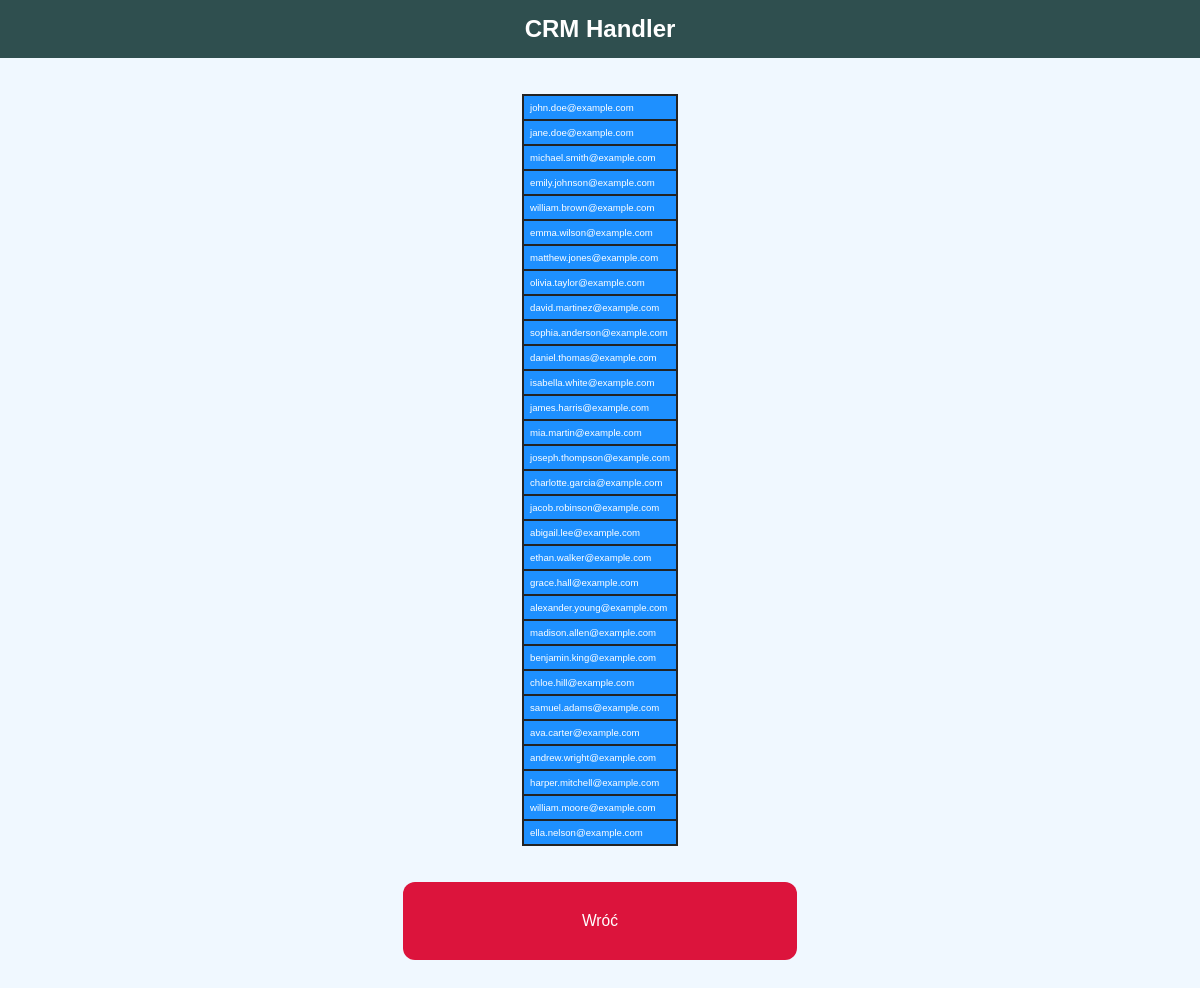
Screenshot of /crm/crm-handler.php?option=5 with the database file from the repository.
### tables this page shows
CREATE TABLE `crm` (
  `id` int(11) NOT NULL,
  `name` varchar(45) NOT NULL,
  `email` varchar(45) NOT NULL,
  `subscription` enum('subscribed','unsubscribed') NOT NULL
);

### crm/crm-handler.php (the view, shortened to what this page needs)
<!DOCTYPE html>
<html lang="pl">
<head>
    <link rel="stylesheet" href="../style.css">
</head>
<body>
    <h2>CRM Handler</h2>
    <div>
    <?php
    $servername = "localhost";
    $username = "root";
    $password = "";
    $dbname = "bezpieczny_system_erp";
    $conn = new mysqli($servername, $username, $password, $dbname);
    $option = $_POST["option"] ?? $_GET["option"];
    switch ($option) {
        case 2:
        case 5:
            $sql = $option == 2 ? "SELECT * FROM crm" : "SELECT email FROM crm";
            $result = $conn->query($sql);
            echo "<table>";
            while ($row = $result->fetch_assoc()) {
                if ($option == 2) {
                    echo "<tr><td>{$row['id']}</td><td>{$row['name']}</td><td>{$row['email']}</td><td>{$row['subscription']}</td></tr>";
                } else {
                    echo "<tr><td>{$row['email']}</td></tr>";
                }
            }
            echo "</table>";
            break;
    }
    if (in_array($option, [1, 3, 4])) echo '<a href="./crm-' . $option . '.php">Wróć</a>';
    else echo '<a href="./crm.php">Wróć</a>';
    ?>
    </div>
</body>
</html>

### style.css (style rules this page uses)
* { font-family: Verdana, Geneva, Tahoma, sans-serif; box-sizing: border-box; margin: 0; color: white; }
body { display: flex; flex-direction: column; align-items: center; height: 100vh; background-color: aliceblue; }
h2 { display: flex; align-items: center; justify-content: center; padding: 1.25%; width: 100%; height: 10vh; font-size: 2vw; background-color: darkslategrey; }
div { display: flex; height: 120vh; flex-direction: column; justify-content: center; align-items: center; flex-wrap: wrap; width: 100%; }
a { display: flex; align-items: center; justify-content: center; width: 35%; min-height: 6.5vw; margin: 4.5vh; font-size: 1.3vw; text-align: center; background-color: dodgerblue; text-decoration: none; border-radius: 1vw; cursor: pointer; transition: 0.5s; }
a:nth-last-child(1) { background-color: crimson; }
table, th, td { border-collapse: collapse; border: 0.2vw solid rgb(35, 35, 35); font-size: 0.8vw; padding: 0.5vw; text-align: left; background-color: dodgerblue; }

### crm/crm-handler.php (style rules this page uses)
div { height: auto;padding: 3vw; }

### rows the page displays
crm: email "john.doe@example.com"
crm: email "jane.doe@example.com"
crm: email "michael.smith@example.com"
crm: email "emily.johnson@example.com"
crm: email "william.brown@example.com"
crm: email "emma.wilson@example.com"
crm: email "matthew.jones@example.com"
crm: email "olivia.taylor@example.com"
crm: email "david.martinez@example.com"
crm: email "sophia.anderson@example.com"
crm: email "daniel.thomas@example.com"
crm: email "isabella.white@example.com"
crm: email "james.harris@example.com"
crm: email "mia.martin@example.com"
crm: email "joseph.thompson@example.com"
crm: email "charlotte.garcia@example.com"
crm: email "jacob.robinson@example.com"
crm: email "abigail.lee@example.com"
crm: email "ethan.walker@example.com"
crm: email "grace.hall@example.com"
crm: email "alexander.young@example.com"
crm: email "madison.allen@example.com"
crm: email "benjamin.king@example.com"
crm: email "chloe.hill@example.com"
crm: email "samuel.adams@example.com"
crm: email "ava.carter@example.com"
crm: email "andrew.wright@example.com"
crm: email "harper.mitchell@example.com"
crm: email "william.moore@example.com"
crm: email "ella.nelson@example.com"
